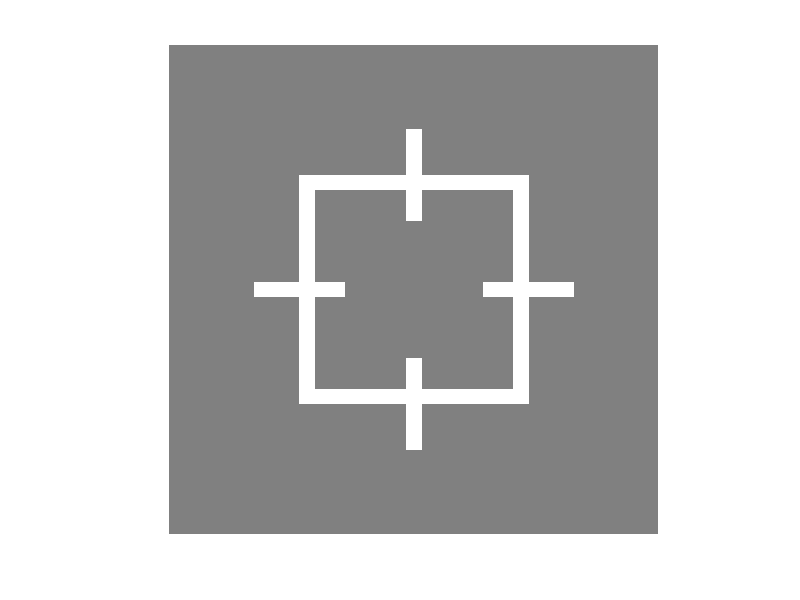

Write the MATLAB code that produced this figure.
function fix=CreateFixationImgMono(fixsize,fixcolor,bgcolor,fixlinew,fixlineh,show_flag,save_flag)

% Creates a cross-shaped fixation image for a monocular display setting.
% function fiximg=CreateFixationImgMono(fixsize,fixcolor,bgcolor,fixlinew,fixlineh,show_flag,save_flag)
%
% Create fixation-cross images for left/right eyes
%
% [input]
% fixsize  : radius of the fixation, [pixel]
% fixcolor : color of the fixation cross, [r,g,b]
% bgcolor  : color of the background, [r,g,b]
% fixlinew : line width of the central fixation, [pixel]
% fixlineh : line height of the central fixation, [pixel]
% show_flag: if 1, the generated images are displayed. [1/0]
% save_flag: if 1, the generated images are saved. [1/0]
%
% [output]
% imgL     : fixation image for left eye
% imgR     : fixation image for right eye
%
% Created    : Jan 29 2010 Hiroshi Ban
% Last Update: "2013-11-22 18:44:00 ban (ban.hiroshi@gmail.com)"

% check input variables
if nargin < 1, fixsize=32; end
if nargin < 2, fixcolor=[255,255,255]; end
if nargin < 3, bgcolor=[128,128,128]; end
% line width of the central fixation;
if nargin < 4, fixlinew=2; end
% line height of the central fixation;
if nargin < 5, fixlineh=12; end
if nargin < 6, show_flag=1; end
if nargin < 7, save_flag=0; end

% create the outmost circular background
[x,y]=meshgrid(1:2*fixsize,1:2*fixsize);
x=x-fixsize; y=y-fixsize;
r=sqrt(x.*x+y.*y);
alphac=r; alphac(r>fixsize)=0; alphac(r<=fixsize)=255;
bgcircle=zeros([2*fixsize,2*fixsize,4]);
for ii=1:1:3, bgcircle(:,:,ii)=bgcolor(ii); end
bgcircle(:,:,4)=alphac; % alpha channel

% calculate fixation cross's size
bglength=round(2*fixsize); if mod(bglength,2), bglength=bglength+1; end
outlength=round(2*fixsize*sqrt(2)/3); if mod(outlength,2), outlength=outlength+1; end
inlength=round(2*fixsize*sqrt(2)/3)-fixlinew*2; if mod(inlength,2), inlength=inlength+1; end

% create fixation cross parts
fcross_outrect=repmat(1,[outlength,outlength,3]); for ii=1:1:3, fcross_outrect(:,:,ii)=fixcolor(ii); end
fcross_inrect=repmat(1,[inlength,inlength,3]); for ii=1:1:3, fcross_inrect(:,:,ii)=bgcolor(ii); end
fcross_vbar=repmat(1,[fixlineh fixlinew 3]); for ii=1:1:3, fcross_vbar(:,:,ii)=fixcolor(ii); end
fcross_hbar=repmat(1,[fixlinew fixlineh 3]); for ii=1:1:3, fcross_hbar(:,:,ii)=fixcolor(ii); end

% combine them
bgcircle(bglength/2-outlength/2+1:bglength/2+outlength/2,bglength/2-outlength/2+1:bglength/2+outlength/2,1:3)=fcross_outrect;
bgcircle(bglength/2-inlength/2+1:bglength/2+inlength/2,bglength/2-inlength/2+1:bglength/2+inlength/2,1:3)=fcross_inrect;

% add bars on the top & left positions
fix=bgcircle;
fix(bglength/2-outlength/2-size(fcross_vbar,1)/2+1:bglength/2-outlength/2+size(fcross_vbar,1)/2,bglength/2-size(fcross_vbar,2)/2+1:bglength/2+size(fcross_vbar,2)/2,1:3)=fcross_vbar; % top
fix(bglength/2-size(fcross_hbar,1)/2+1:bglength/2+size(fcross_hbar,1)/2,bglength/2-outlength/2-size(fcross_hbar,2)/2+1:bglength/2-outlength/2+size(fcross_hbar,2)/2,1:3)=fcross_hbar; % left
fix(bglength/2+outlength/2-size(fcross_vbar,1)/2+1:bglength/2+outlength/2+size(fcross_vbar,1)/2,bglength/2-size(fcross_vbar,2)/2+1:bglength/2+size(fcross_vbar,2)/2,1:3)=fcross_vbar; % bottom
fix(bglength/2-size(fcross_hbar,1)/2+1:bglength/2+size(fcross_hbar,1)/2,bglength/2+outlength/2-size(fcross_hbar,2)/2+1:bglength/2+outlength/2+size(fcross_hbar,2)/2,1:3)=fcross_hbar; % right
fix=uint8(fix);

if show_flag
  figure;

  imid1=imshow(fix(:,:,1:3));
  set(imid1,'AlphaData',double(fix(:,:,4)./255));
  hold on;

end

if save_flag
  save FixationImg.mat fix;
end
